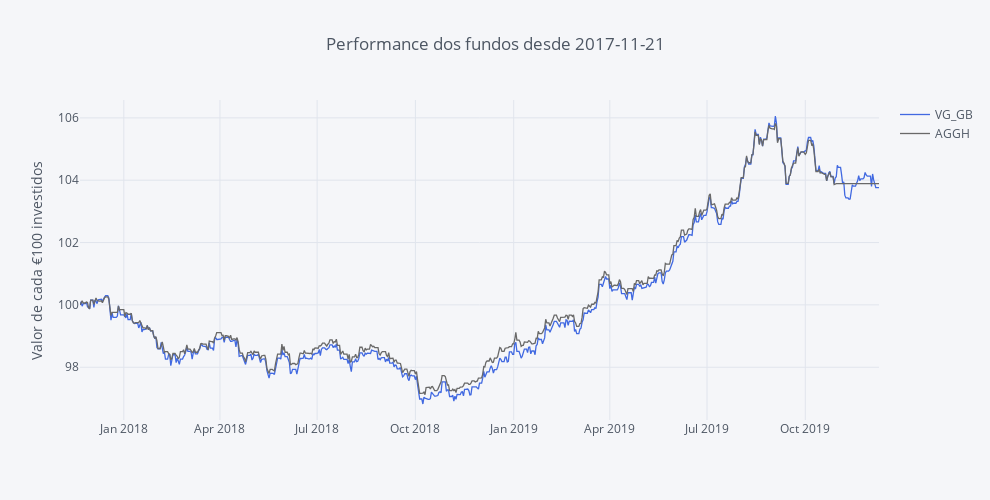

This figure's notebook cell:
### Markdown cell above
**Dica:** A interactividade dos gráficos da plotly permite:

    . Zoom (mantenham o clique e arrastem o cursor em simultâneo, em cima do gráfico);
    . Tem uma lista de opções que aparece se forem com o cursor ao canto superior direito;
    . Façam duplo clique no gráfico ou seleccionem a opção Autoscale/Reset Axes para voltar ao normal;
    . Alterem a opção de 'Compare data on hoover' para 'Show closest data on hoover' se vos for mais conveniente;
    . Se clicarem num nome na legenda esse fundo desaparece (clicando de novo ele volta a apetecer).

### Code cell
# Making Color Palette
Palette = ['rgb(255, 153, 51)',     # 1 - orange
            'royalblue',            # 2 - Royalblue
            '#708090',              # 3 - Grey
            'rgb(128, 0, 128)',     # 4 - Indigo
            'rgb(219, 64, 82)',     # 5 - Red
            'rgb(0, 128, 128)',     # 6 - Teal
            '#191970',              # 7 - Navy
            'rgb(128, 128, 0)',     # 8 - Olive
            '#00BFFF',              # 9 - Water Blue
            'rgb(128, 177, 211)']   # 10 - 

fundos.iplot(title='Performance dos fundos desde ' + Begin, yTitle='Valor de cada €100 investidos', color=['royalblue', 'dimgrey'], dimensions=dimensions)

### Figure 1 — Plotly figure (JSON) as saved in the notebook; plotly's stock layout.template omitted (floating-point values rounded to 4 significant figures; data arrays with more than 128 entries replaced by an {"elided": "..."} marker saying what was removed)
{"data": [{"line": {"color": "rgba(65, 105, 225, 1.0)", "dash": "solid", "shape": "linear", "width": 1.3}, "mode": "lines", "name": "VG_GB", "text": "", "type": "scatter", "uid": "ca6d50df-9755-416f-9a1e-5779ed70a026", "x": {"elided": "749 str values"}, "y": {"elided": "749 float values"}}, {"line": {"color": "rgba(105, 105, 105, 1.0)", "dash": "solid", "shape": "linear", "width": 1.3}, "mode": "lines", "name": "AGGH", "text": "", "type": "scatter", "uid": "d78cd839-ab6c-437d-a393-cf043c734f75", "x": {"elided": "749 str values"}, "y": {"elided": "749 float values"}}], "layout": {"height": 500, "legend": {"bgcolor": "#F5F6F9", "font": {"color": "#4D5663"}}, "paper_bgcolor": "#F5F6F9", "plot_bgcolor": "#F5F6F9", "title": {"font": {"color": "#4D5663"}, "text": "Performance dos fundos desde 2017-11-21"}, "width": 990, "xaxis": {"gridcolor": "#E1E5ED", "showgrid": true, "tickfont": {"color": "#4D5663"}, "title": {"font": {"color": "#4D5663"}, "text": ""}, "zerolinecolor": "#E1E5ED"}, "yaxis": {"gridcolor": "#E1E5ED", "showgrid": true, "tickfont": {"color": "#4D5663"}, "title": {"font": {"color": "#4D5663"}, "text": "Valor de cada €100 investidos"}, "zerolinecolor": "#E1E5ED"}}}
